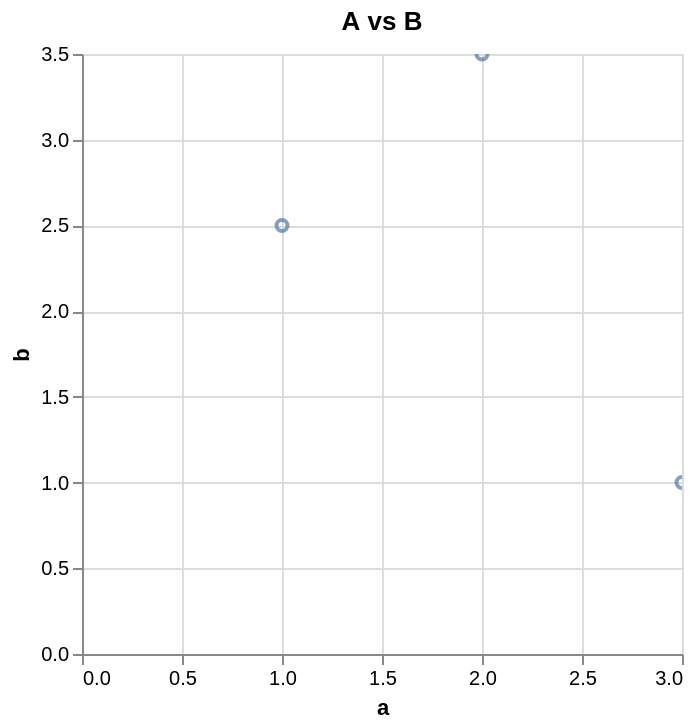

Specify this chart in Vega-Lite:
### Vega-Lite specification from a JSON file in a GitHub repository (floating-point values rounded to 4 significant figures)
{"$schema": "https://vega.github.io/schema/vega-lite/v6.json", "title": "A vs B", "width": "container", "data": {"values": [{"a": 1, "b": 2.5}, {"a": 2, "b": 3.5}, {"a": 3, "b": 1.0}]}, "layer": [{"mark": {"type": "point"}, "encoding": {"x": {"field": "a", "type": "quantitative", "title": "a"}, "y": {"field": "b", "type": "quantitative", "title": "b"}, "tooltip": [{"field": "a", "type": "quantitative", "title": "a"}, {"field": "b", "type": "quantitative", "title": "b"}]}, "params": [{"name": "zoom", "select": "interval", "bind": "scales"}]}]}
